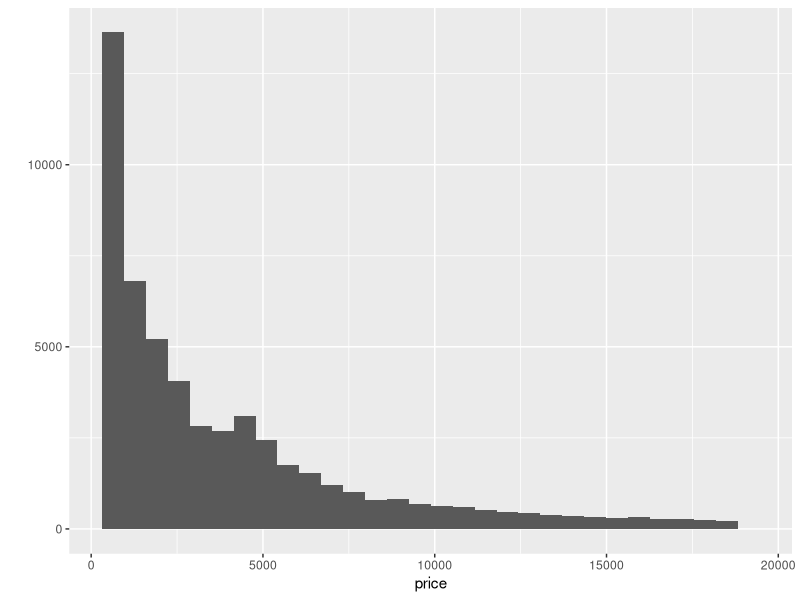
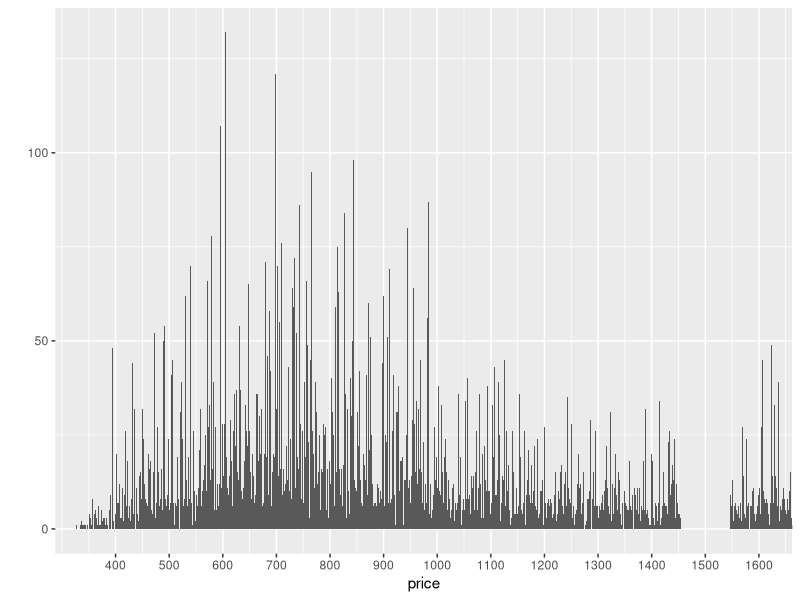
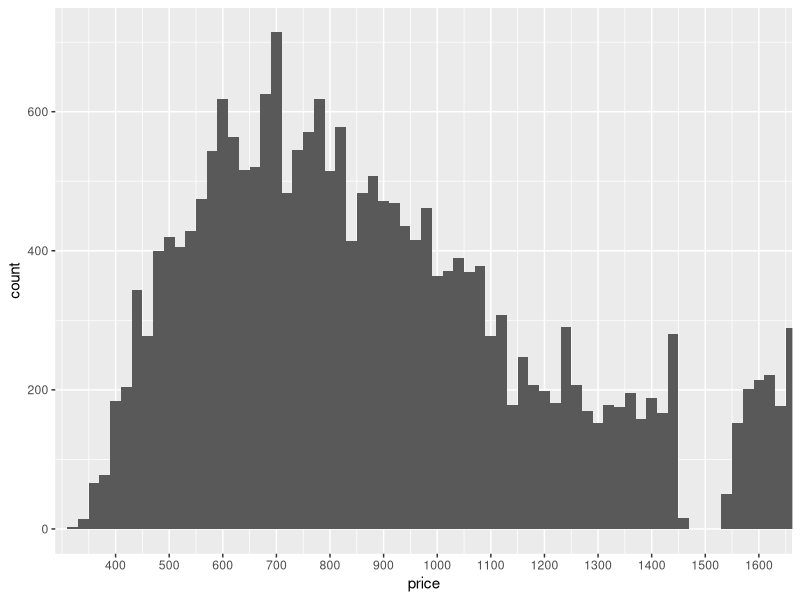
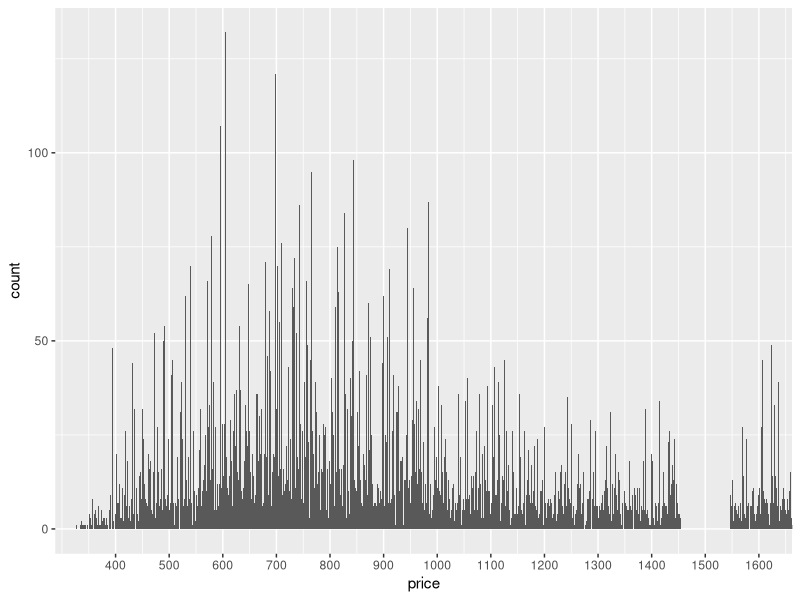
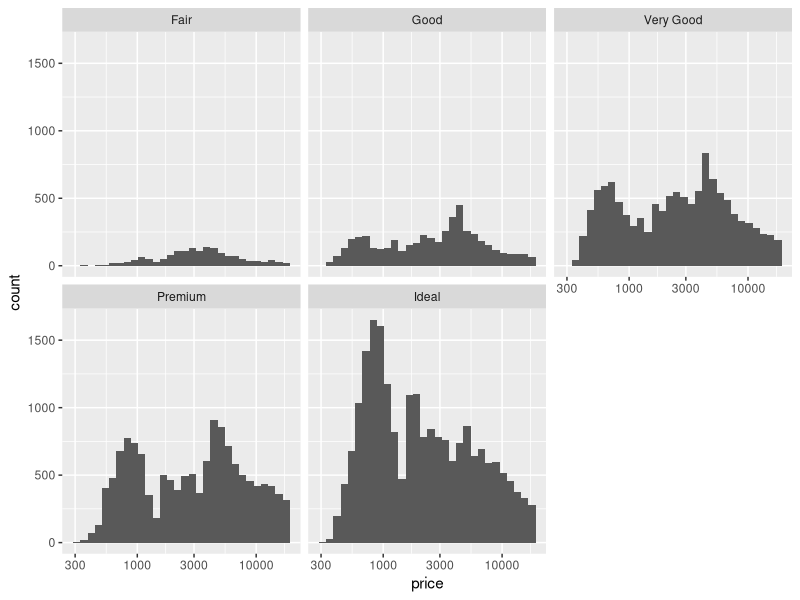
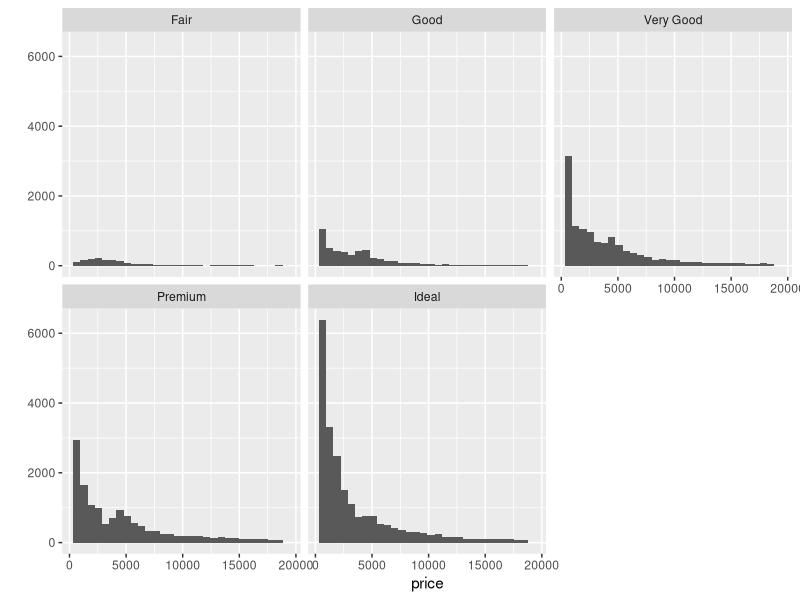
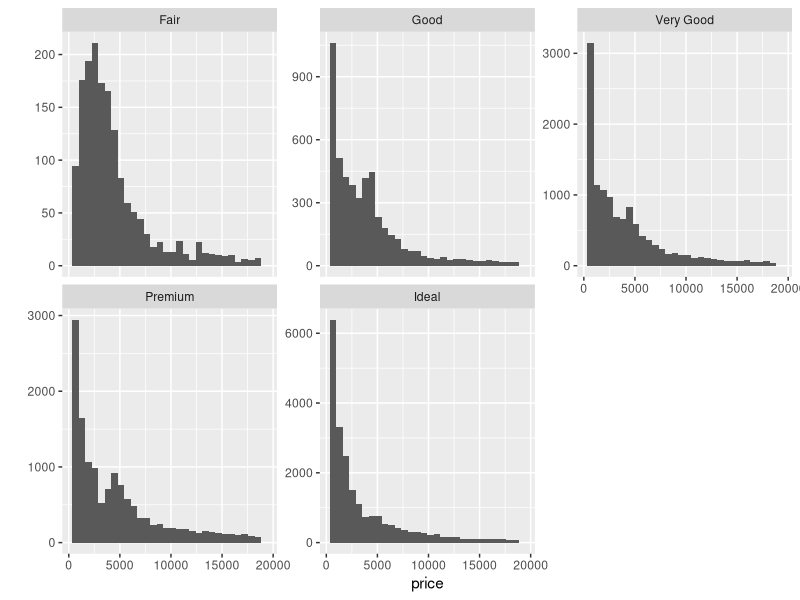
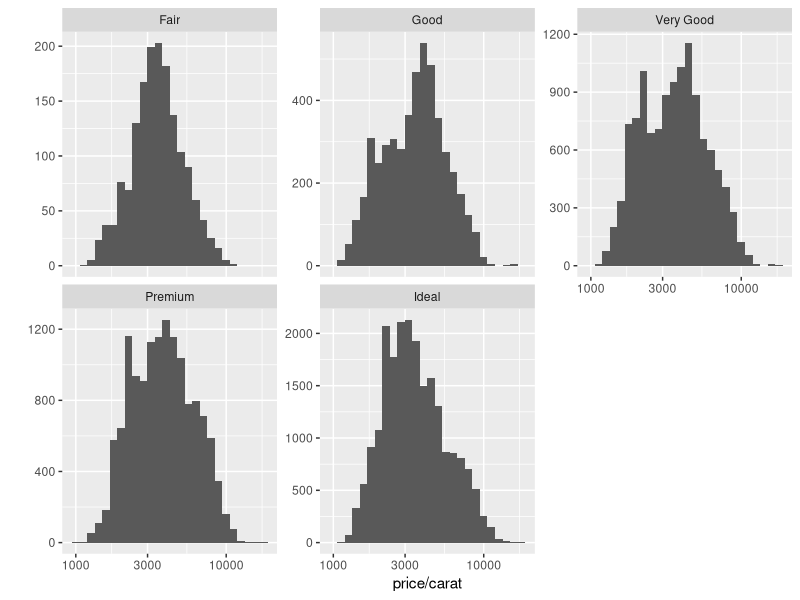

Generate these figures, in order, with R:
# load 'diamonds' dataset

library(ggplot2)
data(diamonds)

dim(diamonds)
str(diamonds)
?diamonds
levels(diamonds$color)

# Create a histogram of the price of
# all the diamonds in the diamond data set.

# TYPE YOUR CODE BELOW THE LINE
# =======================================

qplot(x = price, data = diamonds)
summary(diamonds$price)


sum(diamonds$price < 500)
sum(diamonds$price >= 15000)

# Explore the largest peak in the
# price histogram you created earlier.

# Try limiting the x-axis, altering the bin width,
# and setting different breaks on the x-axis.

# There won’t be a solution video for this
# question so go to the discussions to
# share your thoughts and discover
# what other people find.

# You can save images by using the ggsave() command.
# ggsave() will save the last plot created.
# For example...
#                  qplot(x = price, data = diamonds)
#                  ggsave('priceHistogram.png')

# ggsave currently recognises the extensions eps/ps, tex (pictex),
# pdf, jpeg, tiff, png, bmp, svg and wmf (windows only).

# Submit your final code when you are ready.

# TYPE YOUR CODE BELOW THE LINE
# ======================================================================

qplot(x = price, data = diamonds, binwidth = 1) +
  coord_cartesian(xlim = c(350,1600)) +
  scale_x_continuous(breaks = seq(400, 1600, 100))

ggsave('priceHistogram.png')
ggsave('priceHistogram.pdf')

  
g1 = ggplot(data = diamonds, aes(x=price)) + coord_cartesian(xlim = c(350,1600))
g1 = g1 + scale_x_continuous(breaks = seq(400, 1600, 100))
g1 + geom_histogram(binwidth = 20)
g1 + geom_histogram(binwidth = 1)

# Break out the histogram of diamond prices by cut.

# You should have five histograms in separate
# panels on your resulting plot.

# TYPE YOUR CODE BELOW THE LINE
# ======================================================

g1 = ggplot(data = diamonds, aes(x=price))
g1 = g1 + scale_x_log10() + geom_histogram()
g1 + facet_wrap(~cut)

# Which cut has the highest priced diamond? And lowest? Lowest median?
by(diamonds$price, diamonds$cut, summary)
by(diamonds$price, diamonds$cut, max)
by(diamonds$price, diamonds$cut, min)

max(getOption('digits'))

# In the two last exercises, we looked at
# the distribution for diamonds by cut.

# Run the code below in R Studio to generate
# the histogram as a reminder.

# ===============================================================

qplot(x = price, data = diamonds) + facet_wrap(~cut)

# ===============================================================

# In the last exercise, we looked at the summary statistics
# for diamond price by cut. If we look at the output table, the
# the median and quartiles are reasonably close to each other.

# diamonds$cut: Fair
#    Min. 1st Qu.  Median    Mean 3rd Qu.    Max. 
#     337    2050    3282    4359    5206   18570 
# ------------------------------------------------------------------------ 
# diamonds$cut: Good
#    Min. 1st Qu.  Median    Mean 3rd Qu.    Max. 
#     327    1145    3050    3929    5028   18790 
# ------------------------------------------------------------------------ 
# diamonds$cut: Very Good
#    Min. 1st Qu.  Median    Mean 3rd Qu.    Max. 
#     336     912    2648    3982    5373   18820 
# ------------------------------------------------------------------------ 
# diamonds$cut: Premium
#    Min. 1st Qu.  Median    Mean 3rd Qu.    Max. 
#     326    1046    3185    4584    6296   18820 
# ------------------------------------------------------------------------ 
# diamonds$cut: Ideal
#    Min. 1st Qu.  Median    Mean 3rd Qu.    Max. 
#     326     878    1810    3458    4678   18810 

# This means the distributions should be somewhat similar,
# but the histograms we created don't show that.

# The 'Fair' and 'Good' diamonds appear to have 
# different distributions compared to the better
# cut diamonds. They seem somewhat uniform
# on the left with long tails on the right.

# Let's look in to this more.

# Look up the documentation for facet_wrap in R Studio.
# Then, scroll back up and add a parameter to facet_wrap so that
# the y-axis in the histograms is not fixed. You want the y-axis to
# be different for each histogram.

# If you want a hint, check out the Instructor Notes.

qplot(x = price, data = diamonds) + facet_wrap(~cut, scales="free_y")


# Create a histogram of price per carat
# and facet it by cut. You can make adjustments
# to the code from the previous exercise to get
# started.

# Adjust the bin width and transform the scale
# of the x-axis using log10.

# Did you find normal-ish distributions and a slightly bimodal distribution for Very Good cuts?
# (If the Very Good facet looks smooth, try decreasing your bin width!
# If the data looks skewed, did you remember to perform a log10 transform?)

# ENTER YOUR CODE BELOW THIS LINE.
# ===========================================================================
qplot(x = price/carat, data = diamonds, binwidth = 0.05) +
  facet_wrap(~cut, scales="free_y") +
  scale_x_log10()


# Investigate the price of diamonds using box plots,
# numerical summaries, and one of the following categorical
# variables: cut, clarity, or color.

# There won’t be a solution video for this
# exercise so go to the discussion thread for either
# BOXPLOTS BY CLARITY, BOXPLOT BY COLOR, or BOXPLOTS BY CUT
# to share you thoughts and to
# see what other people found.

# Copy and paste all of the code that you used for
# your investigation, and submit it when you are ready.
# =================================================================
qplot(x = cut, y = price,
      data = diamonds,
      geom = 'boxplot')

qplot(x = color, y = price,
      data = diamonds,
      geom = 'boxplot')

qplot(x = clarity, y = price,
      data = diamonds,
      geom = 'boxplot')



by(diamonds$price/diamonds$carat, diamonds$cut, summary)

by(diamonds$price/diamonds$carat, diamonds$color, summary)

by(diamonds$price, diamonds$color, summary)
IQR(subset(diamonds, color == 'J')$price)
IQR(subset(diamonds, color == 'D')$price)

# Investigate the price per carat of diamonds across
# the different colors of diamonds using boxplots.

# SUBMIT YOUR CODE BELOW THIS LINE
# ===================================================================

qplot(x = cut, y = price/carat,
      data = diamonds,
      geom = 'boxplot')

qplot(x = color, y = price/carat,
      data = diamonds,
      geom = 'boxplot')

qplot(x = clarity, y = price/carat,
      data = diamonds,
      geom = 'boxplot')

